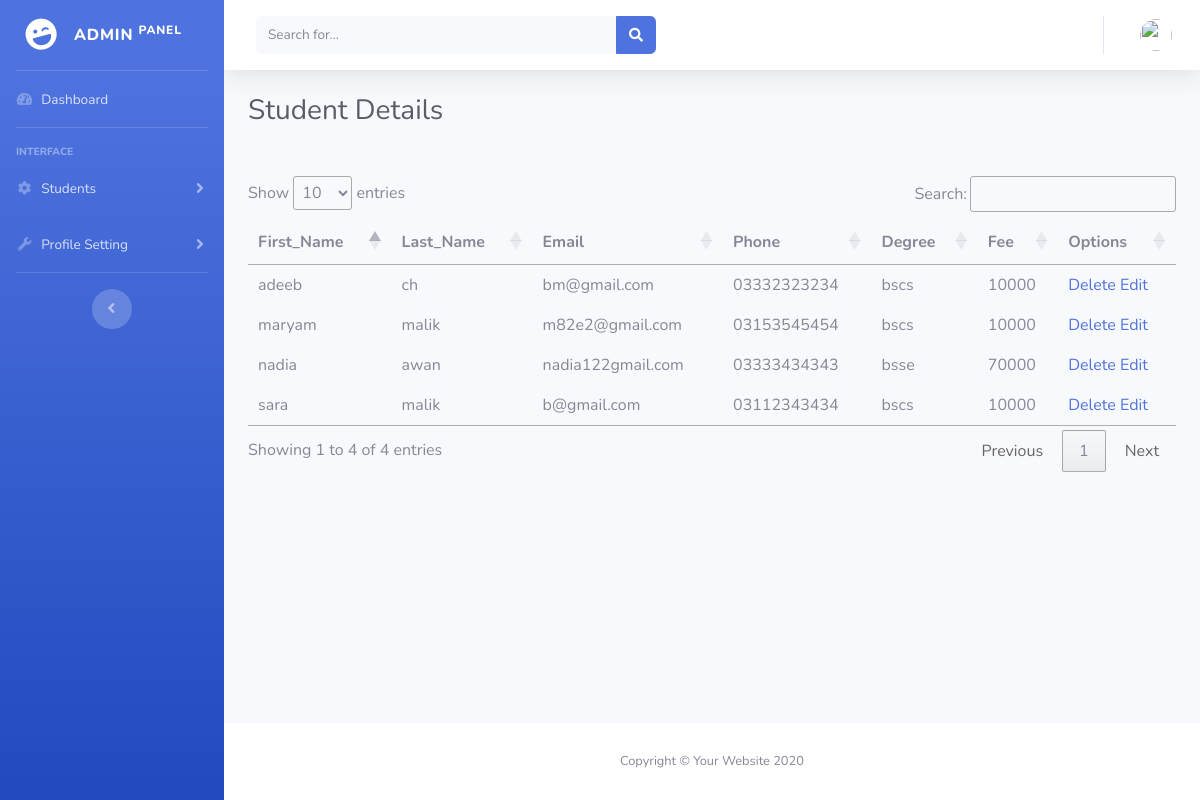
The page /adminpanelpanel/managestudent.php on the database its author committed.
### tables this page shows
CREATE TABLE `addstudent` (
  `id` int(11) NOT NULL,
  `first_name` varchar(100) NOT NULL,
  `last_name` varchar(100) NOT NULL,
  `email` varchar(100) NOT NULL,
  `phone` varchar(255) NOT NULL,
  `degree` varchar(100) NOT NULL,
  `fee` int(100) NOT NULL
);

### adminpanelpanel/managestudent.php (the view, shortened to what this page needs)
<!DOCTYPE html>
<html lang="en">
<head>
    <link href="vendor/fontawesome-free/css/all.min.css" rel="stylesheet" type="text/css">
    <link href="css/sb-admin-2.min.css" rel="stylesheet">
	    <link href="//cdn.datatables.net/1.13.4/css/jquery.dataTables.min.css" rel="stylesheet">
</head>
<body id="page-top">
    <div id="wrapper">
         <?php include'sidebar.php' ; ?>
        <div id="content-wrapper" class="d-flex flex-column">
            <div id="content">
                <?php
				include'topbar.php' ;?>
                <div class="container-fluid">
                    <h1 class="h3 mb-4 text-gray-800">Student Details</h1>
				<table id="myTable">
				  <thead>
				<tr >
				<th>First_Name</th>
				<th>Last_Name</th>
				<th>Email</th>
				<th>Phone</th>
				<th>Degree</th>
				<th>Fee</th>
				<th>Options</th>
				</tr>
				  </thead>
<div class="container rounded bg-white mt-5">
<?php
							$connection=mysqli_connect("localhost","root","","admindatabase");
								$query="select * from addstudent";
								$result=mysqli_query($connection,$query);
								while($row=mysqli_fetch_assoc($result))
								{
									?>
								<tr ><td><?php echo $row['first_name']; ?></td>
								<td><?php echo $row['last_name']; ?></td>
								<td><?php echo $row['email']; ?></td>
								<td><?php echo $row['phone']; ?></td>
								<td><?php echo $row['degree']; ?></td>
								<td><?php echo $row['fee']; ?></td>
								<td><a href="?delete=<?php echo $row['id'];?>" onclick="return confirm('Are you sure you want to delete');">Delete</a>
									<a href="edit.php?edit=<?php echo $row['id'];?>">Edit</a></td>
								</tr>
								<?php
								}
							?>
</table>
                </div>
            </div>
            <footer class="sticky-footer bg-white">
                <div class="container my-auto">
                    <div class="copyright text-center my-auto">
                        <span>Copyright &copy; Your Website 2020</span>
                    </div>
                </div>
            </footer>
        </div>
    </div>
</body>
</html>

### adminpanelpanel/sidebar.php (shortened to what this page needs)
<ul class="navbar-nav bg-gradient-primary sidebar sidebar-dark accordion" id="accordionSidebar">
           <a class="sidebar-brand d-flex align-items-center justify-content-center" href="index.html">
               <div class="sidebar-brand-icon rotate-n-15">
                   <i class="fas fa-laugh-wink"></i>
               </div>
               <div class="sidebar-brand-text mx-3">Admin <sup>Panel</sup></div>
           </a>
           <hr class="sidebar-divider my-0">
           <li class="nav-item">
               <a class="nav-link" href="index.php">
                   <i class="fas fa-fw fa-tachometer-alt"></i>
                   <span>Dashboard</span></a>
           </li>
           <hr class="sidebar-divider">
           <div class="sidebar-heading">
               Interface
           </div>
           <li class="nav-item">
               <a class="nav-link collapsed" href="#" data-toggle="collapse" data-target="#collapseTwo"
                   aria-expanded="true" aria-controls="collapseTwo">
                   <i class="fas fa-fw fa-cog"></i>
                   <span>Students</span>
               </a>
           </li>
           <li class="nav-item">
               <a class="nav-link collapsed" href="#" data-toggle="collapse" data-target="#collapseUtilities"
                   aria-expanded="true" aria-controls="collapseUtilities">
                   <i class="fas fa-fw fa-wrench"></i>
                   <span>Profile Setting</span>
               </a>
           </li>
           <hr class="sidebar-divider">
           <div class="text-center d-none d-md-inline">
               <button class="rounded-circle border-0" id="sidebarToggle"></button>
           </div>
       </ul>

### adminpanelpanel/topbar.php (shortened to what this page needs)
<nav class="navbar navbar-expand navbar-light bg-white topbar mb-4 static-top shadow">
    <form
        class="d-none d-sm-inline-block form-inline mr-auto ml-md-3 my-2 my-md-0 mw-100 navbar-search">
        <div class="input-group">
            <input type="text" class="form-control bg-light border-0 small" placeholder="Search for..."
                aria-label="Search" aria-describedby="basic-addon2">
            <div class="input-group-append">
                <button class="btn btn-primary" type="button">
                    <i class="fas fa-search fa-sm"></i>
                </button>
            </div>
        </div>
    </form>
    <ul class="navbar-nav ml-auto">
        <li class="nav-item dropdown no-arrow mx-1">
            <a class="nav-link dropdown-toggle" href="#" id="alertsDropdown" role="button"
                data-toggle="dropdown" aria-haspopup="true" aria-expanded="false">
            </a>
        </li>
        <li class="nav-item dropdown no-arrow mx-1">
            <a class="nav-link dropdown-toggle" href="#" id="messagesDropdown" role="button"
                data-toggle="dropdown" aria-haspopup="true" aria-expanded="false">
            </a>
        </li>
        <li class="nav-item dropdown no-arrow">
            <a class="nav-link dropdown-toggle" href="#" id="userDropdown" role="button"
                data-toggle="dropdown" aria-haspopup="true" aria-expanded="false">
                <img class="img-profile rounded-circle"
                    src="img/<?php echo $_SESSION['image'];?>">
            </a>
        </li>
    </ul>
</nav>

### rows shown on the page
addstudent: first_name "sara", last_name "malik", email "b@gmail.com", phone "03112343434", degree "bscs", fee "10000"
addstudent: first_name "maryam", last_name "malik", email "m82e2@gmail.com", phone "03153545454", degree "bscs", fee "10000"
addstudent: first_name "adeeb", last_name "ch", email "bm@gmail.com", phone "03332323234", degree "bscs", fee "10000"
addstudent: first_name "nadia", last_name "awan", email "nadia122gmail.com", phone "03333434343", degree "bsse", fee "70000"
